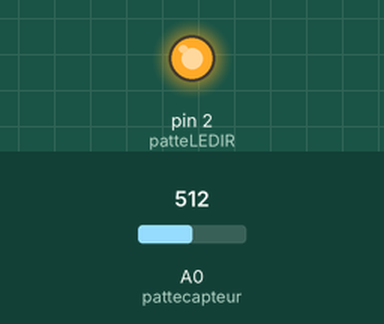
Simulated run of this sketch. Board: Arduino Uno, built with avr-gcc and run on an emulated ATmega328P. On the bench: output pins drawn as LEDs (lit = HIGH). Inputs (shaded band) come from the test bench; at power-on: A0 (pattecapteur) = 512. What the sketch prints to the serial monitor is not drawn.

Above: at 0.1 s.
Timing chart, 0 to 1.6 s (numbered marks = the images above):
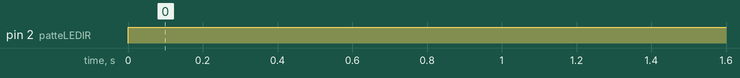

The sketch:

pm_gp2y10.ino
```cpp
/*
 Nom script : pm_gp2y10.ino
 Description : Mesure densite de particule fine avec un capteur SHART GP2Y10
 Auteur : PHMARDUINO
 Date Creation : 17 mai 2018
 */

int pattecapteur=0;
int patteLEDIR=2;
int delai1=280;
int delai2=40;
float delaieteint=9680;
int mesure=0;
float tension = 0;
float densite = 0;

void setup(){
  Serial.begin(9600);
  pinMode(patteLEDIR,OUTPUT);
}

void loop(){
  digitalWrite(patteLEDIR,LOW); // On allume la LED IR
  delayMicroseconds(delai1);
  mesure=analogRead(pattecapteur); // Lecture valeur capteur
  delayMicroseconds(delai2);
  digitalWrite(patteLEDIR,HIGH); // On eteint la LED IR
  delayMicroseconds(delaieteint);
  tension = mesure*5.0/1024;
  densite = 0.17*tension-0.09;
  if (densite < 0 )densite = 0;
  if (densite > 0.5) densite = 0.5;

  Serial.print("Tension en volts : ");
  Serial.print(tension);
  Serial.print("  -  Densite particules en mg par m3 : ");
  Serial.println(densite);

  delay(1000);
}
```

Measured:
- by itself, pin 2 (patteLEDIR): LOW → HIGH at 0.00 s
